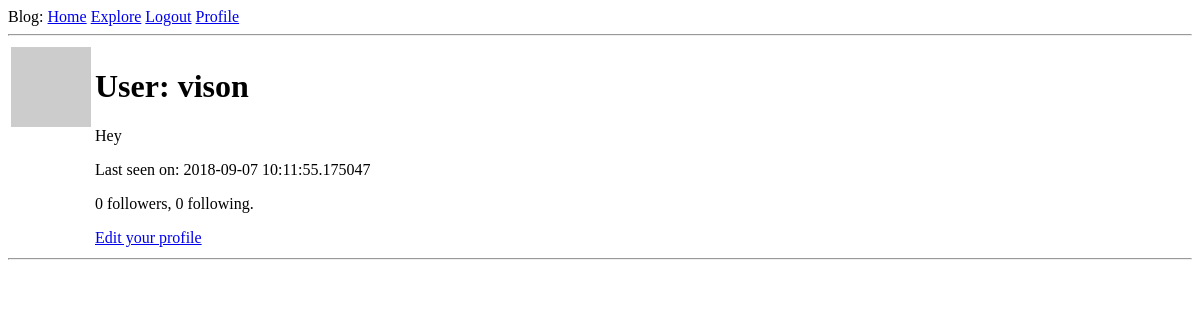
The page /userprofile/vison (signed in) on the database as committed earlier.
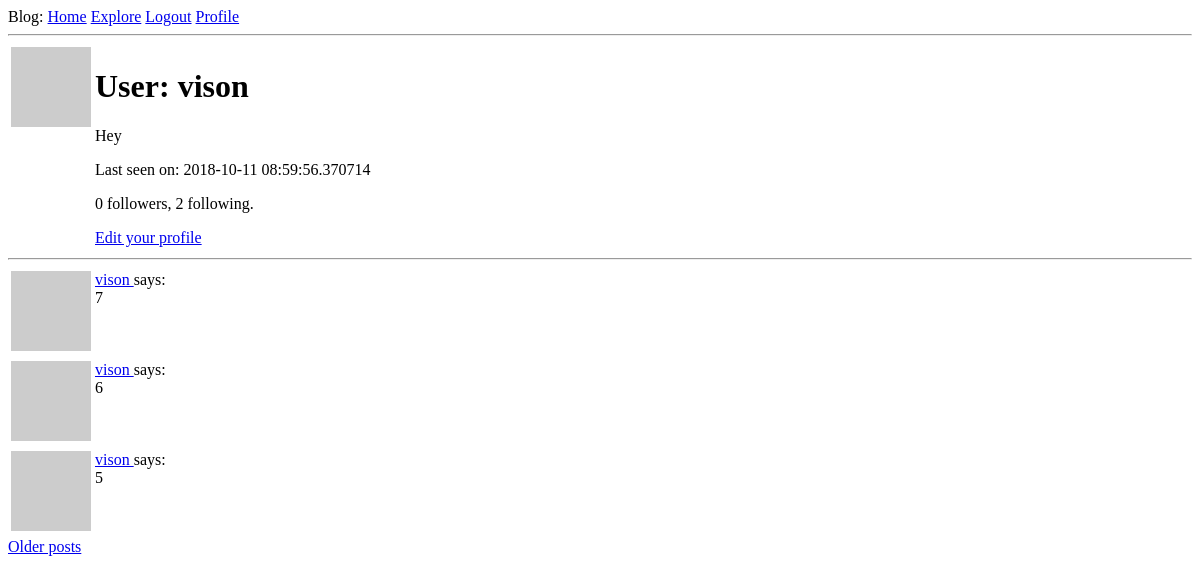
The same page on the database as committed later.
### app/models.py (models this page shows, shortened)
class User(db.Model, UserMixin):
    id = db.Column(db.Integer, primary_key=True)
    username = db.Column(db.String(64), index=True, unique=True)
    email = db.Column(db.String(120), index=True, unique=True)
    password_hash = db.Column(db.String(128))
    posts = db.relationship('Post', backref='author', lazy='dynamic')
    about_me = db.Column(db.String(140))
    last_seen = db.Column(db.DateTime, default=datetime.utcnow)
    followed = db.relationship(
        'User', secondary=followers,
        primaryjoin=(followers.c.follower_id == id),
        secondaryjoin=(followers.c.followed_id == id),
        backref=db.backref('followers', lazy='dynamic'), lazy='dynamic'
    )
    def avatar(self, size):
        digest = md5(self.email.lower().encode('utf-8')).hexdigest()
        return 'https://www.gravatar.com/avatar/{}?d=identicon&s={}'.format(digest, size)

class Post(db.Model):
    id = db.Column(db.Integer, primary_key=True)
    body = db.Column(db.String(140))
    timestamp = db.Column(db.DateTime, index=True, default=datetime.utcnow)
    user_id = db.Column(db.Integer, db.ForeignKey('user.id'))

### app/routes.py (the view)
@app.route('/userprofile/<username>')
@login_required
def userprofile(username):
    user = User.query.filter_by(username=username).first_or_404()
    page = request.args.get('page', 1, type=int)
    posts = user.posts.order_by(Post.timestamp.desc()).paginate(page, app.config['POSTS_PER_PAGE'], False)
    next_url = url_for('userprofile', username=user.username, page=posts.next_num) \
        if posts.has_next else None
    prev_url = url_for('userprofile', username=user.username, page=posts.prev_num) \
        if posts.has_prev else None
    return render_template('user.html', user=user, posts=posts.items, prev_url=prev_url, next_url=next_url)

### app/models.py (called while the page is built)
@login.user_loader
def load_user(id):
    return User.query.get(int(id))

### app/routes.py (called while the page is built)
@app.before_request
def before_request():
    if current_user.is_authenticated:
        current_user.last_seen = datetime.utcnow()
        db.session.commit()

### app/templates/user.html (shortened to what this page needs)
{% extends 'base.html' %}
{% block content %}
    <table>
        <tr valign="top">
            <td><img src="{{ user.avatar(128) }}"></td>
            <td>
                <h1> User: {{ user.username }} </h1>
                {% if user.about_me %}<p>{{ user.about_me }}</p>{% endif %}
                {% if user.last_seen %}<p>Last seen on: {{ user.last_seen }}</p> {% endif %}
                <p>{{ user.followers.count() }} followers, {{ user.followed.count() }} following.</p>
                {% if user == current_user %}
                <a href="{{ url_for('edit_profile') }}">Edit your profile</a>
                {% elif not current_user.is_following(user) %}
                <p><a href="{{ url_for('follow', username=user.username) }}">Follow</a></p>
                {%else%}
                <p><a href="{{ url_for('unfollow', username=user.username) }}">Unfollow</a></p>
                {% endif %}
            </td>
        </tr>
    </table>
    <hr>
    {% for post in posts %}
        {% include '_post.html' %}
    {% endfor %}
    {% if next_url %}
    <a href="{{ next_url }}">Older posts</a>
    {% endif %}
{% endblock %}

### app/templates/_post.html
<table>
    <tr valign="top">
        <td><img src="{{ post.author.avatar(36) }}"></td>
        <td>
            <a href="{{ url_for('userprofile', username=post.author.username) }}">
                {{ post.author.username }}
            </a>
            says:<br>{{ post.body }}
        </td>
    </tr>
</table>

Rows that differ between the two databases and show on the page:
changed User "vison": last_seen "2018-09-07 10:11:55.175047" → "2018-10-11 08:59:56.370714"
added Post: author.username "vison", body "7"
added Post: author.username "vison", body "6"
added Post: author.username "vison", body "5"
Other text that changed with them:
{{ user.followed.count() }}: "0" → "2"
text now shown: "Older posts"
